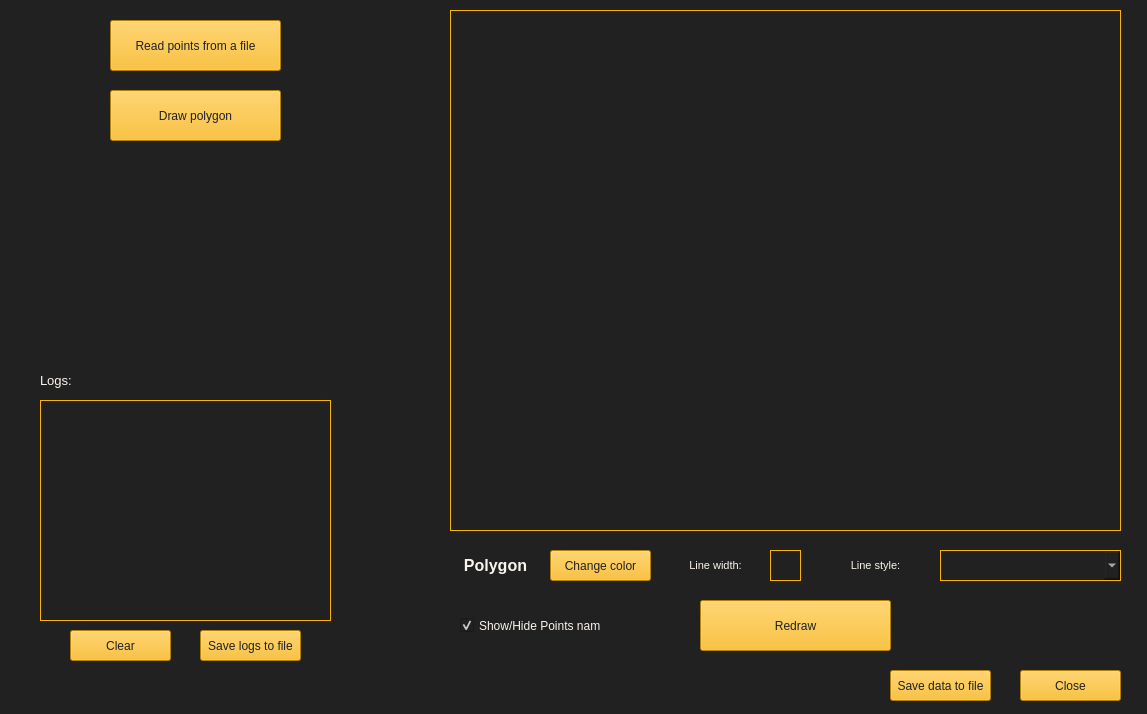
<?xml version="1.0" encoding="UTF-8"?>
<ui version="4.0">
 <class>MainWindow</class>
 <widget class="QMainWindow" name="MainWindow">
  <property name="geometry">
   <rect>
    <x>0</x>
    <y>0</y>
    <width>1147</width>
    <height>714</height>
   </rect>
  </property>
  <property name="windowTitle">
   <string>MainWindow</string>
  </property>
  <widget class="QWidget" name="centralwidget">
   <property name="styleSheet">
    <string notr="true">background-color: #212121</string>
   </property>
   <widget class="QGraphicsView" name="canvas">
    <property name="geometry">
     <rect>
      <x>450</x>
      <y>10</y>
      <width>671</width>
      <height>521</height>
     </rect>
    </property>
    <property name="styleSheet">
     <string notr="true">border: 1px solid  #fab40a</string>
    </property>
   </widget>
   <widget class="QPushButton" name="drawBtn">
    <property name="geometry">
     <rect>
      <x>110</x>
      <y>90</y>
      <width>171</width>
      <height>51</height>
     </rect>
    </property>
    <property name="styleSheet">
     <string notr="true">color: #212121;
background-color:  #fab40a</string>
    </property>
    <property name="text">
     <string>Draw polygon</string>
    </property>
   </widget>
   <widget class="QTextEdit" name="logs">
    <property name="geometry">
     <rect>
      <x>40</x>
      <y>400</y>
      <width>291</width>
      <height>221</height>
     </rect>
    </property>
    <property name="styleSheet">
     <string notr="true">border: 1px solid #fab40a;
color: rgb(250, 245, 236)</string>
    </property>
    <property name="readOnly">
     <bool>true</bool>
    </property>
   </widget>
   <widget class="QPushButton" name="logClearBtn">
    <property name="geometry">
     <rect>
      <x>70</x>
      <y>630</y>
      <width>101</width>
      <height>31</height>
     </rect>
    </property>
    <property name="styleSheet">
     <string notr="true">color: #212121;
background-color:  #fab40a</string>
    </property>
    <property name="text">
     <string>Clear</string>
    </property>
   </widget>
   <widget class="QLabel" name="LogsLabel">
    <property name="geometry">
     <rect>
      <x>40</x>
      <y>370</y>
      <width>101</width>
      <height>20</height>
     </rect>
    </property>
    <property name="font">
     <font>
      <pointsize>10</pointsize>
     </font>
    </property>
    <property name="styleSheet">
     <string notr="true">
color: rgb(250, 245, 236)</string>
    </property>
    <property name="text">
     <string>Logs:</string>
    </property>
    <property name="alignment">
     <set>Qt::AlignLeading|Qt::AlignLeft|Qt::AlignVCenter</set>
    </property>
   </widget>
   <widget class="QPushButton" name="changeABColorBtn">
    <property name="geometry">
     <rect>
      <x>550</x>
      <y>550</y>
      <width>101</width>
      <height>31</height>
     </rect>
    </property>
    <property name="styleSheet">
     <string notr="true">color: #212121;
background-color:  #fab40a</string>
    </property>
    <property name="text">
     <string>Change color</string>
    </property>
   </widget>
   <widget class="QLabel" name="ABLineInfo">
    <property name="geometry">
     <rect>
      <x>450</x>
      <y>550</y>
      <width>91</width>
      <height>31</height>
     </rect>
    </property>
    <property name="font">
     <font>
      <pointsize>12</pointsize>
      <weight>75</weight>
      <bold>true</bold>
     </font>
    </property>
    <property name="styleSheet">
     <string notr="true">color: rgb(250, 245, 236)</string>
    </property>
    <property name="text">
     <string>Polygon</string>
    </property>
    <property name="alignment">
     <set>Qt::AlignCenter</set>
    </property>
   </widget>
   <widget class="QTextEdit" name="ABWidthInput">
    <property name="geometry">
     <rect>
      <x>770</x>
      <y>550</y>
      <width>31</width>
      <height>31</height>
     </rect>
    </property>
    <property name="font">
     <font>
      <pointsize>10</pointsize>
     </font>
    </property>
    <property name="styleSheet">
     <string notr="true">border: 1px solid #fab40a;
color: rgb(250, 245, 236);
text-align: center;</string>
    </property>
    <property name="readOnly">
     <bool>false</bool>
    </property>
    <property name="html">
     <string>&lt;!DOCTYPE HTML PUBLIC &quot;-//W3C//DTD HTML 4.0//EN&quot; &quot;http://www.w3.org/TR/REC-html40/strict.dtd&quot;&gt;
&lt;html&gt;&lt;head&gt;&lt;meta name=&quot;qrichtext&quot; content=&quot;1&quot; /&gt;&lt;style type=&quot;text/css&quot;&gt;
p, li { white-space: pre-wrap; }
&lt;/style&gt;&lt;/head&gt;&lt;body style=&quot; font-family:'MS Shell Dlg 2'; font-size:10pt; font-weight:400; font-style:normal;&quot;&gt;
&lt;p align=&quot;center&quot; style=&quot;-qt-paragraph-type:empty; margin-top:0px; margin-bottom:0px; margin-left:0px; margin-right:0px; -qt-block-indent:0; text-indent:0px; font-size:8.25pt;&quot;&gt;&lt;br /&gt;&lt;/p&gt;&lt;/body&gt;&lt;/html&gt;</string>
    </property>
   </widget>
   <widget class="QLabel" name="ABLineWidthInfo">
    <property name="geometry">
     <rect>
      <x>670</x>
      <y>550</y>
      <width>91</width>
      <height>31</height>
     </rect>
    </property>
    <property name="font">
     <font>
      <pointsize>8</pointsize>
     </font>
    </property>
    <property name="styleSheet">
     <string notr="true">color: rgb(250, 245, 236)</string>
    </property>
    <property name="text">
     <string>Line width:</string>
    </property>
    <property name="alignment">
     <set>Qt::AlignCenter</set>
    </property>
   </widget>
   <widget class="QLabel" name="ABLineStyleInfo">
    <property name="geometry">
     <rect>
      <x>830</x>
      <y>550</y>
      <width>91</width>
      <height>31</height>
     </rect>
    </property>
    <property name="font">
     <font>
      <pointsize>8</pointsize>
     </font>
    </property>
    <property name="styleSheet">
     <string notr="true">color: rgb(250, 245, 236)</string>
    </property>
    <property name="text">
     <string>Line style:</string>
    </property>
    <property name="alignment">
     <set>Qt::AlignCenter</set>
    </property>
   </widget>
   <widget class="QComboBox" name="ABComboBox">
    <property name="geometry">
     <rect>
      <x>940</x>
      <y>550</y>
      <width>181</width>
      <height>31</height>
     </rect>
    </property>
    <property name="styleSheet">
     <string notr="true">border: 1px solid #fab40a;
color: rgb(250, 245, 236)</string>
    </property>
   </widget>
   <widget class="QPushButton" name="readBtn">
    <property name="geometry">
     <rect>
      <x>110</x>
      <y>20</y>
      <width>171</width>
      <height>51</height>
     </rect>
    </property>
    <property name="styleSheet">
     <string notr="true">color: #212121;
background-color:  #fab40a</string>
    </property>
    <property name="text">
     <string>Read points from a file</string>
    </property>
   </widget>
   <widget class="QPushButton" name="saveLogBtn">
    <property name="geometry">
     <rect>
      <x>200</x>
      <y>630</y>
      <width>101</width>
      <height>31</height>
     </rect>
    </property>
    <property name="styleSheet">
     <string notr="true">color: #212121;
background-color:  #fab40a</string>
    </property>
    <property name="text">
     <string>Save logs to file</string>
    </property>
   </widget>
   <widget class="QCheckBox" name="checkBox">
    <property name="geometry">
     <rect>
      <x>460</x>
      <y>610</y>
      <width>141</width>
      <height>31</height>
     </rect>
    </property>
    <property name="styleSheet">
     <string notr="true">color: rgb(250, 245, 236);</string>
    </property>
    <property name="text">
     <string>Show/Hide Points names</string>
    </property>
    <property name="checked">
     <bool>true</bool>
    </property>
   </widget>
   <widget class="QPushButton" name="updateBtn">
    <property name="geometry">
     <rect>
      <x>700</x>
      <y>600</y>
      <width>191</width>
      <height>51</height>
     </rect>
    </property>
    <property name="styleSheet">
     <string notr="true">color: #212121;
background-color:  #fab40a</string>
    </property>
    <property name="text">
     <string>Redraw</string>
    </property>
   </widget>
   <widget class="QPushButton" name="CloseBtn">
    <property name="geometry">
     <rect>
      <x>1020</x>
      <y>670</y>
      <width>101</width>
      <height>31</height>
     </rect>
    </property>
    <property name="styleSheet">
     <string notr="true">color: #212121;
background-color:  #fab40a</string>
    </property>
    <property name="text">
     <string>Close</string>
    </property>
   </widget>
   <widget class="QPushButton" name="saveDatatoFileBtn">
    <property name="geometry">
     <rect>
      <x>890</x>
      <y>670</y>
      <width>101</width>
      <height>31</height>
     </rect>
    </property>
    <property name="styleSheet">
     <string notr="true">color: #212121;
background-color:  #fab40a</string>
    </property>
    <property name="text">
     <string>Save data to file</string>
    </property>
   </widget>
  </widget>
 </widget>
 <resources/>
 <connections/>
</ui>
